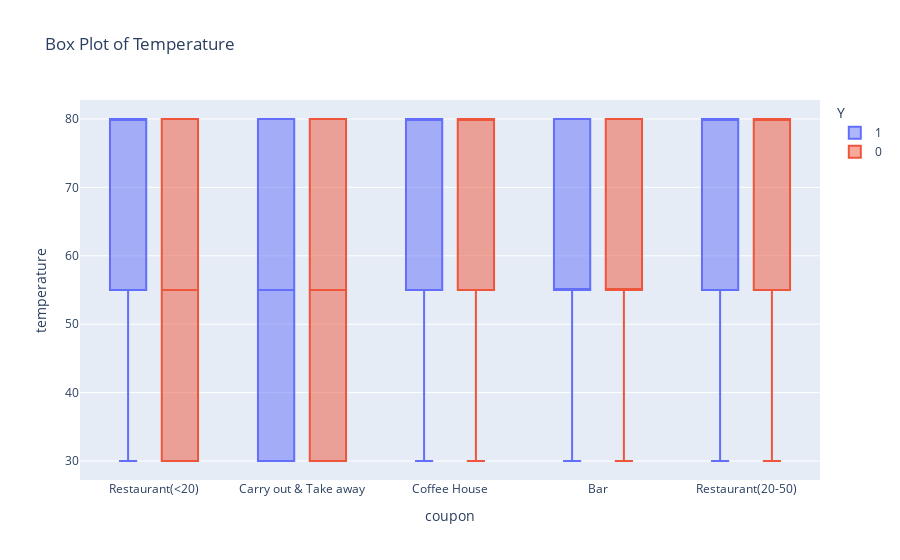

Here is the notebook cell this chart was saved with:
### Code cell
# check the mean median and mode of the data
cleaned_data.describe()
px.box(cleaned_data, y='temperature',x='coupon', color='Y', title='coupon vs temperature').show()

### Figure 1 — Plotly figure (JSON) as saved in the notebook; plotly's stock layout.template omitted (floating-point values rounded to 4 significant figures; data arrays with more than 128 entries replaced by an {"elided": "..."} marker saying what was removed)
{"data": [{"alignmentgroup": "True", "hovertemplate": "Y=1<br>coupon=%{x}<br>temperature=%{y}<extra></extra>", "legendgroup": "1", "marker": {"color": "#636efa"}, "name": "1", "notched": false, "offsetgroup": "1", "orientation": "v", "showlegend": true, "type": "box", "x": {"elided": "7181 str values"}, "x0": " ", "xaxis": "x", "y": {"elided": "7181 int values"}, "y0": " ", "yaxis": "y"}, {"alignmentgroup": "True", "hovertemplate": "Y=0<br>coupon=%{x}<br>temperature=%{y}<extra></extra>", "legendgroup": "0", "marker": {"color": "#EF553B"}, "name": "0", "notched": false, "offsetgroup": "0", "orientation": "v", "showlegend": true, "type": "box", "x": {"elided": "5461 str values"}, "x0": " ", "xaxis": "x", "y": {"elided": "5461 int values"}, "y0": " ", "yaxis": "y"}], "layout": {"boxmode": "group", "legend": {"title": {"text": "Y"}, "tracegroupgap": 0}, "title": {"text": "Box Plot of Temperature"}, "xaxis": {"anchor": "y", "domain": [0, 1], "title": {"text": "coupon"}}, "yaxis": {"anchor": "x", "domain": [0, 1], "title": {"text": "temperature"}}}}
